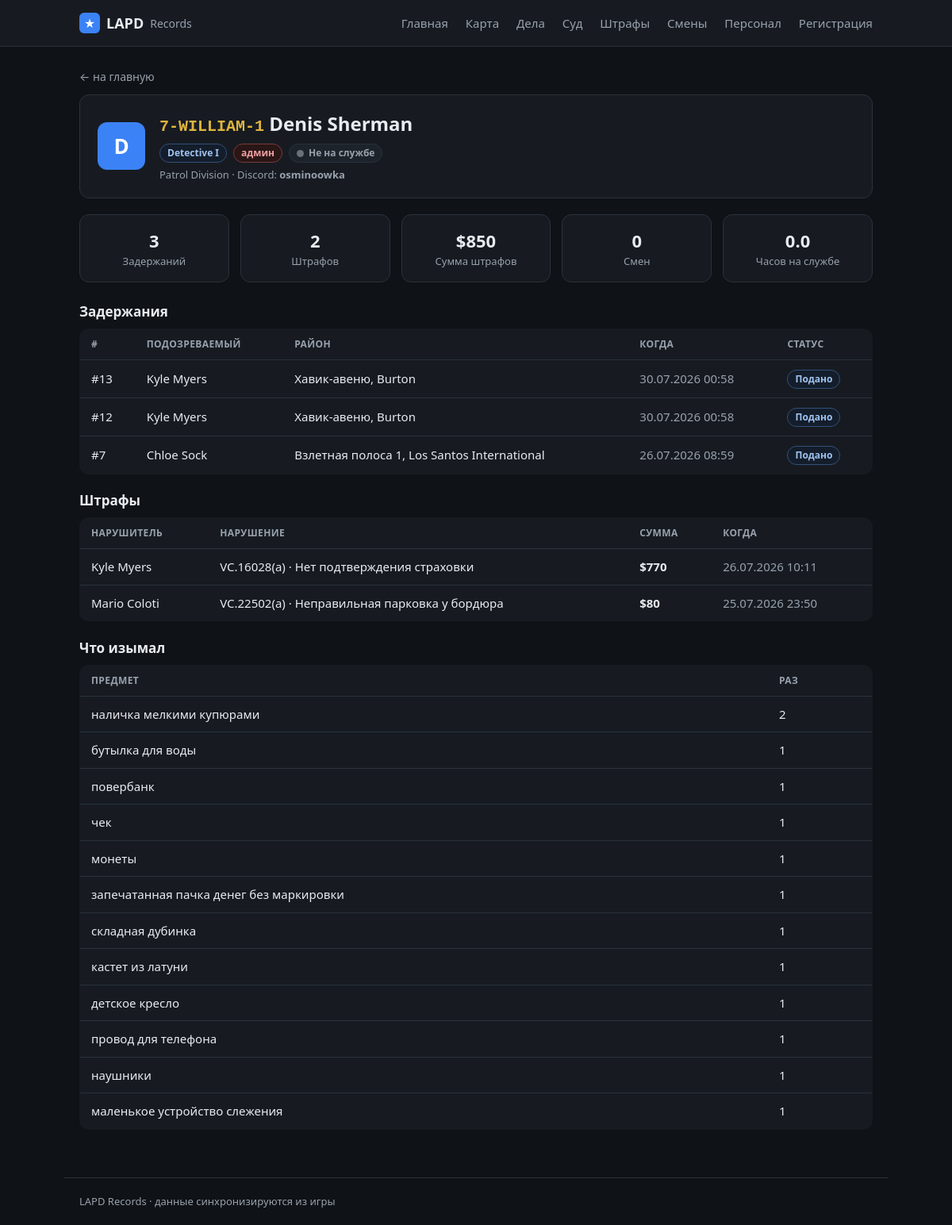
The app's page /officer/7-WILLIAM-1 with its own data.
### tables this page shows
CREATE TABLE officers (
                id INTEGER PRIMARY KEY AUTOINCREMENT,
                callsign TEXT UNIQUE NOT NULL,
                name TEXT
            , current_status TEXT, status_since TEXT, rank TEXT, department TEXT, discord TEXT, is_admin INTEGER);

CREATE TABLE cases (
                id INTEGER PRIMARY KEY AUTOINCREMENT,
                officer_id INTEGER NOT NULL,
                suspect_name TEXT,
                wanted INTEGER DEFAULT 0,
                license_state TEXT,
                citations INTEGER DEFAULT 0,
                zone TEXT,
                postal TEXT,
                game_time TEXT,
                created_at TEXT NOT NULL,
                screenshot TEXT,
                status TEXT NOT NULL DEFAULT 'submitted',
                discord_sent INTEGER DEFAULT 0,
                vehicle_model TEXT, vehicle_plate TEXT, vehicle_color TEXT,
                charges TEXT, found_items TEXT, reason TEXT, notes TEXT,
                mugshot TEXT, fine INTEGER, bail INTEGER, jail_time TEXT,
                is_test INTEGER DEFAULT 0, external_id TEXT,
                FOREIGN KEY (officer_id) REFERENCES officers(id)
            );

CREATE TABLE citations (
                id INTEGER PRIMARY KEY AUTOINCREMENT,
                external_id TEXT UNIQUE,
                officer_id INTEGER,
                subject_name TEXT,
                issued_at TEXT,
                location TEXT,
                charges TEXT,
                fine INTEGER DEFAULT 0,
                notes TEXT
            );

### app/main.py (the view)
@app.route("/officer/<callsign>")
def officer_view(callsign):
    off = db.get_officer(callsign)
    if not off:
        abort(404)
    shifts = db.list_shifts(50, officer_id=off["id"])
    hours = round(sum(s.get("duration_min") or 0 for s in shifts) / 60, 1)
    return render_template("officer.html", officer=off,
                           cases=db.list_cases(200, officer_id=off["id"]),
                           citations=db.list_citations(200, officer_id=off["id"]),
                           cit=db.citations_summary(off["id"]),
                           evidence=db.evidence_catalog(off["id"]),
                           shifts=shifts, hours=hours)

### app/db.py (called while the page is built)
def fmt_dt(iso):
    try:
        dt = datetime.datetime.fromisoformat(iso)
        return dt.strftime("%d.%m.%Y %H:%M")
    except Exception:
        return iso or "—"

@contextmanager
def get_conn():
    conn = sqlite3.connect(config.DB_PATH)
    conn.row_factory = sqlite3.Row
    try:
        yield conn
        conn.commit()
    finally:
        conn.close()

def _jsonlist(val):
    if not val:
        return []
    try:
        return json.loads(val)
    except Exception:
        return [x.strip() for x in str(val).split(",") if x.strip()]

def _parse_charge(s):
    import re as _re
    m = _re.match(r"^\s*(\S+)\s·\s(.+?)(?:\s\(([^)]+)\))?\s*$", s or "")
    if m:
        return {"code": m.group(1), "desc": m.group(2), "cls": m.group(3) or ""}
    return {"code": "", "desc": s or "", "cls": ""}

def list_cases(limit=100, officer_id=None, status=None):
    q = """SELECT cases.*, officers.callsign, officers.name AS officer_name
           FROM cases JOIN officers ON officers.id = cases.officer_id"""
    conds, params = [], []
    if officer_id:
        conds.append("cases.officer_id=?"); params.append(officer_id)
    if status:
        conds.append("cases.status=?"); params.append(status)
    if conds:
        q += " WHERE " + " AND ".join(conds)
    q += " ORDER BY cases.id DESC LIMIT ?"; params.append(limit)
    with get_conn() as c:
        return [_row_to_case(r) for r in c.execute(q, params).fetchall()]

def status_info(code):
    return DUTY_STATUS.get(code, {"ru": "Не на службе", "cls": "off"})

def get_officer(callsign):
    with get_conn() as c:
        r = c.execute("SELECT * FROM officers WHERE callsign=?", (callsign,)).fetchone()
        if not r:
            return None
        d = dict(r)
        si = status_info(d.get("current_status"))
        d["status_ru"], d["status_cls"] = si["ru"], si["cls"]
        d["status_since_fmt"] = fmt_dt(d["status_since"]) if d.get("status_since") else None
        d["status_log"] = [
            {"status": h["status"], "status_ru": status_info(h["status"])["ru"],
             "cls": status_info(h["status"])["cls"], "at": fmt_dt(h["changed_at"])}
            for h in c.execute(
                "SELECT status, changed_at FROM status_history WHERE officer_id=? ORDER BY id DESC LIMIT 30",
                (r["id"],)).fetchall()
        ]
        return d

def _fix_rooms(s):
    return re.sub(r"(\d)([А-Я])", lambda m: m.group(1) + _CYR2LAT.get(m.group(2), m.group(2)), s)

### app/templates/officer.html (shortened to what this page needs)
{% extends "base.html" %}
{% block content %}
<a class="back" href="{{ url_for('index') }}">← на главную</a>
<div class="officer-card">
  <div class="off-avatar">{{ (officer.name or officer.callsign)[0]|upper }}</div>
  <div class="off-main">
    <h1><span class="cs big">{{ officer.callsign }}</span> {{ officer.name or '' }}</h1>
    <div class="off-tags">
      {% if officer.rank %}<span class="tag rank">{{ officer.rank }}</span>{% endif %}
      {% if officer.is_admin %}<span class="tag adm">админ</span>{% endif %}
      <span class="tag"><span class="status-dot {{ officer.status_cls }}"></span>{{ officer.status_ru }}</span>
    </div>
    <div class="muted small" style="margin-top:6px">
      {% if officer.department %}{{ officer.department }}{% endif %}
      {% if officer.discord %} · Discord: <b>{{ officer.discord }}</b>{% endif %}
    </div>
  </div>
</div>
<section class="stats stats-5">
  <div class="stat"><div class="num">{{ cases|length }}</div><div class="lbl">Задержаний</div></div>
  <div class="stat"><div class="num">{{ cit.count }}</div><div class="lbl">Штрафов</div></div>
  <div class="stat"><div class="num">${{ cit.total_fine }}</div><div class="lbl">Сумма штрафов</div></div>
  <div class="stat"><div class="num">{{ shifts|length }}</div><div class="lbl">Смен</div></div>
  <div class="stat"><div class="num">{{ hours }}</div><div class="lbl">Часов на службе</div></div>
</section>
<h2>Задержания</h2>
{% if cases %}
<table class="tbl">
  <thead><tr><th>#</th><th>Подозреваемый</th><th>Район</th><th>Когда</th><th>Статус</th></tr></thead>
  <tbody>
  {% for c in cases %}
    <tr onclick="location='{{ url_for('case_view', cid=c.id) }}'">
      <td>#{{ c.id }}</td>
      <td>{{ c.suspect_name }}
        {% if c.wanted %}<span class="tag wanted">розыск</span>{% endif %}</td>
      <td>{{ c.zone or '—' }}</td>
      <td class="muted">{{ c.created_fmt }}</td>
      <td><span class="tag st-{{ c.status }}">{{ c.status_ru }}</span></td>
    </tr>
  {% endfor %}
  </tbody>
</table>
{% else %}<p class="empty">Задержаний нет.</p>{% endif %}
<h2>Штрафы</h2>
{% if citations %}
<table class="tbl">
  <thead><tr><th>Нарушитель</th><th>Нарушение</th><th>Сумма</th><th>Когда</th></tr></thead>
  <tbody>
  {% for c in citations %}
    <tr><td>{{ c.subject_name }}</td>
      <td>{% if c.charges %}{{ c.charges[0] }}{% else %}—{% endif %}</td>
      <td><b>${{ c.fine }}</b></td><td class="muted">{{ c.issued_fmt }}</td></tr>
  {% endfor %}
  </tbody>
</table>
{% else %}<p class="empty">Штрафов нет.</p>{% endif %}
{% if evidence %}
<h2>Что изымал</h2>
<table class="tbl">
  <thead><tr><th>Предмет</th><th>Раз</th></tr></thead>
  <tbody>{% for item, n in evidence %}<tr><td>{{ item }}</td><td>{{ n }}</td></tr>{% endfor %}</tbody>
</table>
{% endif %}
{% endblock %}

### app/static/style.css (style rules this page uses)
:root { --bg:#0f1216; --surface:#171b21; --surface2:#1d232b; --border:#2a323c; --text:#e8ecf1; --muted:#98a1ac; --accent:#3b82f6; --accent2:#2563eb; --wanted:#e05252; --ok:#3fa66a; --gold:#e0b53f; }
* { box-sizing:border-box }
body { margin:0;background:var(--bg);color:var(--text); font-family:system-ui,-apple-system,"Segoe UI",Roboto,sans-serif;font-size:15px;line-height:1.5 }
a { color:inherit;text-decoration:none }
h1 { font-size:24px;margin:.2em 0 .6em }
h2 { font-size:17px;margin:1.2em 0 .5em;color:var(--text) }
.stats { display:grid;grid-template-columns:repeat(4,1fr);gap:14px;margin-bottom:24px }
.stat { background:var(--surface);border:1px solid var(--border);border-radius:12px;padding:16px;text-align:center }
.stat .num { font-size:30px;font-weight:700 }
.stat .lbl { color:var(--muted);font-size:13px }
.tbl { width:100%;border-collapse:collapse;background:var(--surface);border:1px solid var(--border);border-radius:12px;overflow:hidden }
.tbl th { text-align:left;font-size:12px;text-transform:uppercase;letter-spacing:.4px;color:var(--muted); padding:10px 14px;border-bottom:1px solid var(--border) }
.tbl td { padding:11px 14px;border-bottom:1px solid var(--border) }
.tbl tbody tr { cursor:pointer;transition:background .12s }
.tbl tbody tr:last-child td { border-bottom:none }
.cs { font-family:ui-monospace,Consolas,monospace;color:var(--gold);font-weight:600 }
.cs.big { font-size:20px }
.muted { color:var(--muted) }
.small { font-size:13px }
.tag { display:inline-block;padding:2px 9px;border-radius:20px;font-size:12px;font-weight:600; background:var(--surface2);border:1px solid var(--border);color:var(--muted) }
.tag.rank { background:#141d2b;border-color:#31517a;color:#9fc3f0 }
.tag.adm { background:#2a1616;border-color:#7a3a3a;color:#f0a0a0 }
.st-submitted { color:#9fc3f0;border-color:#31517a;background:#141d2b }
.back { color:var(--muted);font-size:14px;display:inline-block;margin-bottom:12px }
.stats-5 { grid-template-columns:repeat(5,1fr) }
.stats-6 .num,.stats-5 .num { font-size:22px }
.officer-card { display:flex;align-items:center;gap:18px;background:var(--surface);border:1px solid var(--border); border-radius:12px;padding:18px 22px;margin-bottom:20px }
.off-avatar { width:60px;height:60px;border-radius:12px;background:var(--accent);color:#fff; display:grid;place-items:center;font-size:26px;font-weight:700;flex-shrink:0 }
.off-main h1 { margin:0 0 6px }
.off-tags { display:flex;gap:8px;flex-wrap:wrap }
.status-dot { display:inline-block;width:9px;height:9px;border-radius:50%;margin-right:6px;vertical-align:middle;background:var(--muted) }
.status-dot.off { background:#69707a }

### records on screen
officers: name "D", callsign "7-WILLIAM-1", name "Denis Sherman", rank "Detective I", department "Patrol Division", discord "osminoowka"
cases: id "13", suspect_name "Kyle Myers", zone "Хавик-авеню, Burton", created_fmt "30.07.2026 00:58", status_ru "Подано"
cases: id "12", suspect_name "Kyle Myers", zone "Хавик-авеню, Burton", created_fmt "30.07.2026 00:58", status_ru "Подано"
cases: id "7", suspect_name "Chloe Sock", zone "Взлетная полоса 1, Los Santos International", created_fmt "26.07.2026 08:59", status_ru "Подано"
citations: subject_name "Kyle Myers", charges "VC.16028(a) · Нет подтверждения страховки", fine "770", issued_fmt "26.07.2026 10:11"
citations: subject_name "Mario Coloti", charges "VC.22502(a) · Неправильная парковка у бордюра", fine "80", issued_fmt "25.07.2026 23:50"

### other values on screen
{{ community }} "LAPD"
{{ officer.status_ru }} "Не на службе"
{{ cases|length }} "3"
{{ cit.count }} "2"
{{ cit.total_fine }} "850"
{{ shifts|length }} "0"
{{ hours }} "0.0"
{{ item }} "наличка мелкими купюрами" "бутылка для воды" "повербанк" "чек" "монеты" "запечатанная пачка денег без маркировки" "складная дубинка" "кастет из латуни" "детское кресло" "провод для телефона" "наушники" "маленькое устройство слежения"
{{ n }} "2" "1" "1" "1" "1" "1" "1" "1" "1" "1" "1" "1"
